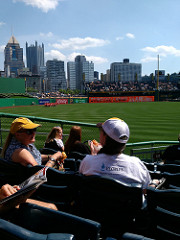
%> input picture no filter.jpg, 180 x 240 px
$ octave 'Project Histos.m'   (GNU Octave 9; MATLAB toolbox functions it lacks are replaced by stand-ins)
%> lines starting %> are read from the running program, lines starting %| are printed output that depends on the picture
l = 180;	% the length of the image
w = 240;	% the width of the image

RGBim1 = imread('no filter.jpg');
%> RGBim1 is the input picture: size 240x180x3 uint8; mean R, G, B 79.4, 91.8, 94.8
RGBim2 = imread('bleached.jpg');
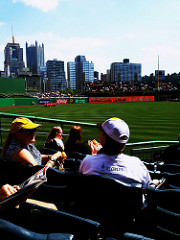
%> input picture bleached.jpg, 180 x 240 px
%> RGBim2 is the input picture: size 240x180x3 uint8; mean R, G, B 88.2, 96.3, 94.9
RGBim3 = imread('antique.jpg');
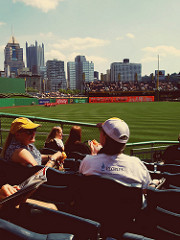
%> input picture antique.jpg, 180 x 240 px
%> RGBim3 is the input picture: size 240x180x3 uint8; mean R, G, B 112.8, 101.6, 87.8
RGBim4 = imread('dublin.jpg');
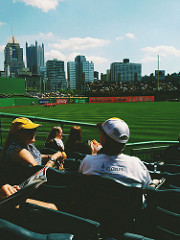
%> input picture dublin.jpg, 180 x 240 px
%> RGBim4 is the input picture: size 240x180x3 uint8; mean R, G, B 89.2, 106.7, 96.4
RGBim5 = imread('super fade.jpg');
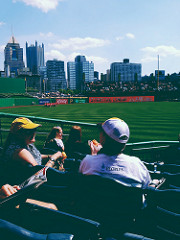
%> input picture super fade.jpg, 180 x 240 px
%> RGBim5 is the input picture: size 240x180x3 uint8; mean R, G, B 74.7, 112.2, 118.5
RGBim6 = imread('noir.jpg');
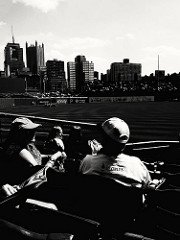
%> input picture noir.jpg, 180 x 240 px
%> RGBim6 is the input picture: size 240x180x3 uint8; mean R, G, B 86.4, 86.1, 84.7

im1 = rgb2hsv(RGBim1);
%> im1: size 240x180x3 double; mean H, S, V 0.445, 0.495, 0.418
h1 = im1(:, :, 1);
s1 = im1(:, :, 2);
v1 = im1(:, :, 3);
im2 = rgb2hsv(RGBim2);
%> im2: size 240x180x3 double; mean H, S, V 0.392, 0.412, 0.421
h2 = im2(:, :, 1);
s2 = im2(:, :, 2);
v2 = im2(:, :, 3);
im3 = rgb2hsv(RGBim3);
%> im3: size 240x180x3 double; mean H, S, V 0.289, 0.401, 0.463
h3 = im3(:, :, 1);
s3 = im3(:, :, 2);
v3 = im3(:, :, 3);
im4 = rgb2hsv(RGBim4);
%> im4: size 240x180x3 double; mean H, S, V 0.367, 0.304, 0.439
h4 = im4(:, :, 1);
s4 = im4(:, :, 2);
v4 = im4(:, :, 3);
im5 = rgb2hsv(RGBim5);
%> im5: size 240x180x3 double; mean H, S, V 0.515, 0.621, 0.495
h5 = im5(:, :, 1);
s5 = im5(:, :, 2);
v5 = im5(:, :, 3);
im6 = rgb2hsv(RGBim6);
%> im6: size 240x180x3 double; mean H, S, V 0.0634, 0.0211, 0.339
h6 = im6(:, :, 1);
s6 = im6(:, :, 2);
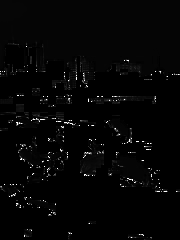
%> s6: size 240x180 double; min 0, max 1, mean 0.0211
v6 = im6(:, :, 3);

fig1 = figure();
subplot(3,2,1);
histogram(h1);
title('no filter');
subplot(3,2,2);
histogram(h2);
title('bleached');
subplot(3,2,3);
histogram(h3);
title('antique');
subplot(3,2,4);
histogram(h4);
title('dublin');
subplot(3,2,5);
histogram(h5);
title('super fade');
subplot(3,2,6);
histogram(h6);
title('noir');
%> figure, not shown here; panel 1: tallest bar 9452 high, from x = 0.58 to 0.6; panel 2: tallest bar 7984 high, from x = 0 to 0.02; panel 3: tallest bar 9256 high, from x = 0 to 0.02; panel 4: tallest bar 6563 high, from x = 0.28 to 0.3

fig2 = figure();
subplot(3,2,1);
histogram(s1);
title('no filter');
subplot(3,2,2);
histogram(s2);
title('bleached');
subplot(3,2,3);
histogram(s3);
title('antique');
subplot(3,2,4);
histogram(s4);
title('dublin');
subplot(3,2,5);
histogram(s5);
title('super fade');
subplot(3,2,6);
histogram(s6);
title('noir');
%> figure, not shown here; panel 1: tallest bar 6692 high, from x = 0.98 to 1; panel 2: tallest bar 9849 high, from x = 0 to 0.05; panel 3: tallest bar 5551 high, from x = 0.62 to 0.64; panel 4: tallest bar 4986 high, from x = 0.2 to 0.22

fig3 = figure();
subplot(3,2,1);
histogram(v1);
title('no filter');
subplot(3,2,2);
histogram(v2);
title('bleached');
subplot(3,2,3);
histogram(v3);
title('antique');
subplot(3,2,4);
histogram(v4);
title('dublin');
subplot(3,2,5);
histogram(v5);
title('super fade');
subplot(3,2,6);
histogram(v6);
title('noir');
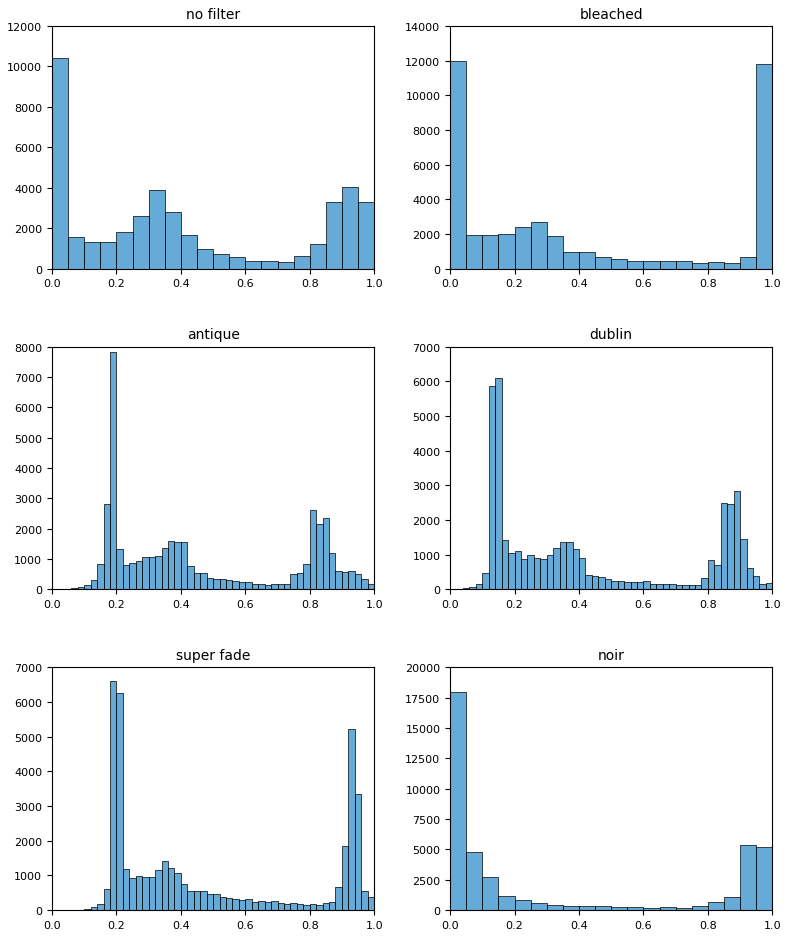
%> figure redrawn from the program's plot data, 6 panels; panel 1: tallest bar 10420 high, from x = 0 to 0.05; panel 2: tallest bar 12004 high, from x = 0 to 0.05; panel 3: tallest bar 7840 high, from x = 0.18 to 0.2; panel 4: tallest bar 6089 high, from x = 0.14 to 0.16
